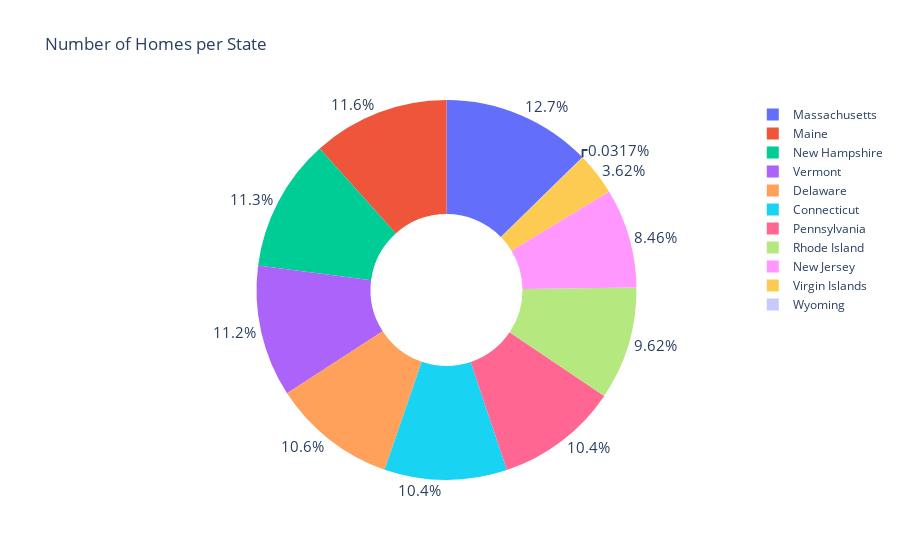

The notebook cell saved with this chart:
### Code cell
# Create a Pie Chart
fig = px.pie(
            labels = homes_per_state.index,
            values = homes_per_state.values,
            title='Number of Homes per State',
            names = homes_per_state.index,
            hole = 0.4)

fig.update_traces(textposition='outside', textfont_size=15, textinfo = 'percent')

fig.show()

### Figure 1 — Plotly figure (JSON) as saved in the notebook; plotly's stock layout.template omitted (floating-point values rounded to 4 significant figures)
{"data": [{"domain": {"x": [0, 1], "y": [0, 1]}, "hole": 0.4, "hovertemplate": "label=%{label}<br>value=%{value}<extra></extra>", "labels": ["Massachusetts", "Maine", "New Hampshire", "Vermont", "Delaware", "Connecticut", "Pennsylvania", "Rhode Island", "New Jersey", "Virgin Islands", "Wyoming"], "legendgroup": "", "name": "", "showlegend": true, "textfont": {"size": 15}, "textinfo": "percent", "textposition": "outside", "type": "pie", "values": [1200, 1100, 1070, 1060, 1000, 987, 987, 910, 800, 342, 3]}], "layout": {"legend": {"tracegroupgap": 0}, "title": {"text": "Number of Homes per State"}}}
